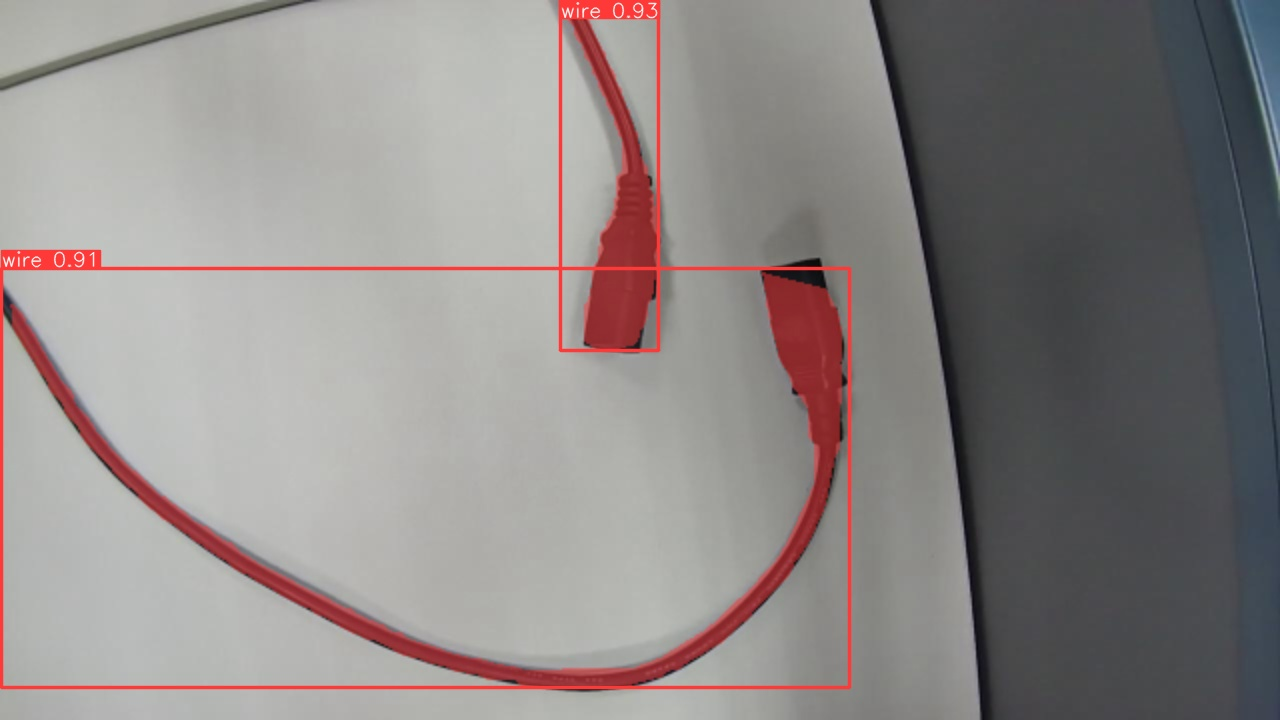
#> input picture Yolov7/cable_54.jpg, 1280 x 720 px
$ python random_flip.py --input ../Yolov7/cable_54.jpg
#> lines starting #> are read from the running program, lines starting #| are printed output that depends on the picture
import numpy as np
import cv2
import random
import os
from argparse import ArgumentParser

def get_parser():
    parser = ArgumentParser(description='my description')
    parser.add_argument('--input', type=str, default="", help='image or dir of images waiting for crop')
    # parser.add_argument('--dataset', type=str, default="./Image", help='where should we get the data')
    parser.add_argument('--output', type=str, default="", help='where should the output image or images be store')

    return parser

def random_key(len):
    key = ''
    for i in range(len):
        temp = str(random.randint(0,1))
        key += temp

    return key

def LoadImageFromDir(path):
    images = []
    filenames = []
    for filename in os.listdir(path):
        img = cv2.imread(os.path.join(path,filename))
        if img is not None:
            images.append(img)
            filenames.append(filename)
    return images,filenames

parser = get_parser()
args = parser.parse_args()
is_dir = os.path.isdir(args.input)
if is_dir:
    if not os.path.exists(args.output):
        os.makedirs(args.output)
    image_list, filenames = LoadImageFromDir(args.input)
    for i in range(len(image_list)):
        write_flag = 1
        img = image_list[i]
        h, w, chn = img.shape
        print(f'width, height = {w},{h}')
        key = random_key(2)
        if key == "00":
            flip_img = img
            write_flag = 0
        elif key == "01":
            flip_img = cv2.flip(img, 1)
        elif key == "10":
            flip_img = cv2.flip(img, 0)
        elif key == "11":
            flip_img = cv2.flip(img, -1)
        output_file = os.path.join(args.output, "flip_"+filenames[i].split("/")[-1])
        if write_flag:
            cv2.imwrite(output_file, flip_img)
else:
    if os.path.isfile(args.input):
        img = cv2.imread(args.input)
#> img is the input picture: shape (720, 1280, 3); mean B, G, R 135, 136.3, 142.5
        h, w, chn = img.shape
#> h = 720; w = 1280; chn = 3
        print(f'width, height = {w},{h}')
#| width, height = 1280,720
        key = random_key(2)
        if key == "00":
            flip_img = img
        elif key == "01":
            flip_img = cv2.flip(img, 1)
        elif key == "10":
            flip_img = cv2.flip(img, 0)
        elif key == "11":
            flip_img = cv2.flip(img, -1)
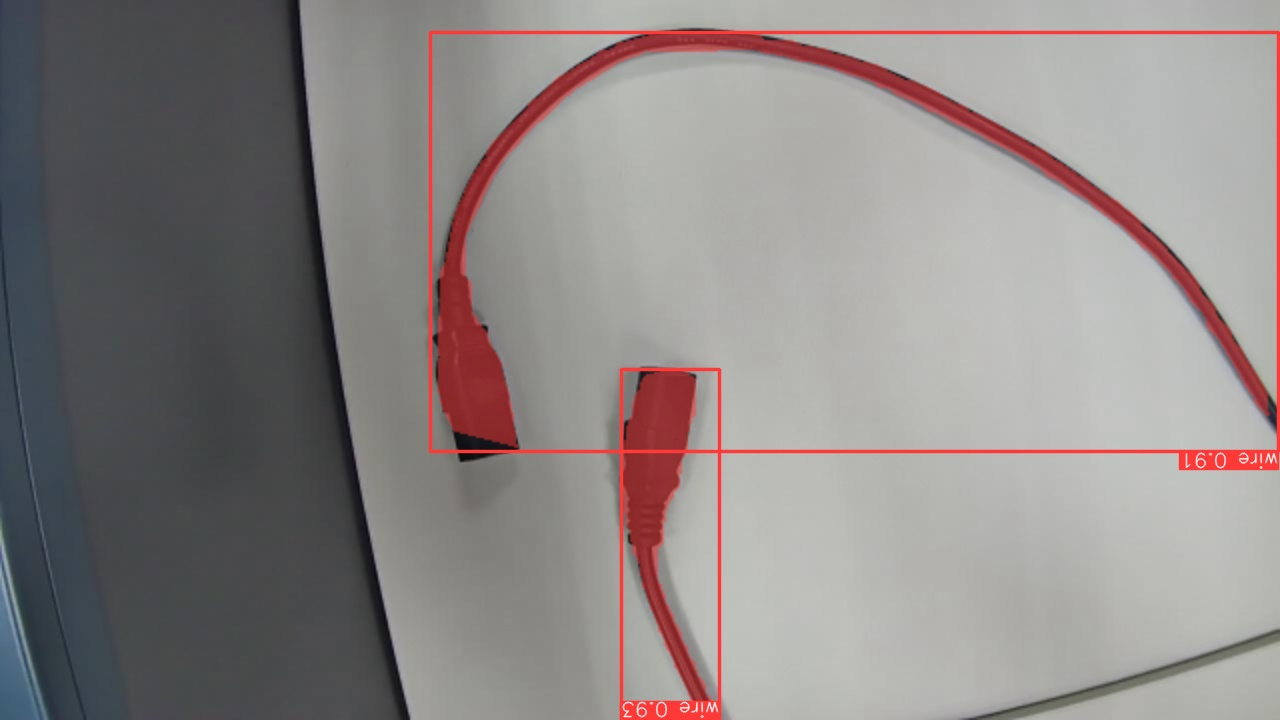
#> flip_img: shape (720, 1280, 3); mean B, G, R 135, 136.3, 142.5
        cv2.imwrite(args.output, flip_img)
    else:
        raise ValueError


$ run again, on Yolov7/cable_16.png
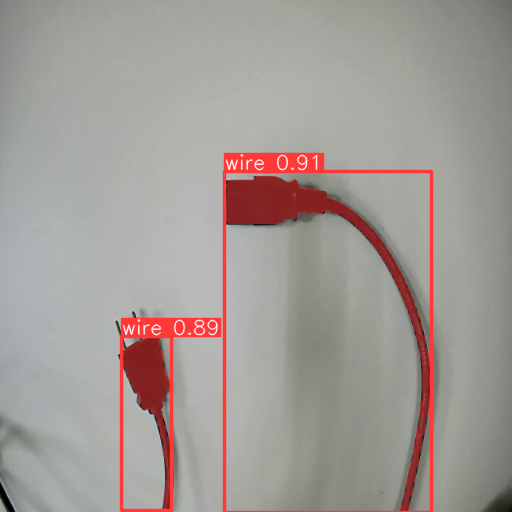
#> input picture Yolov7/cable_16.png, 512 x 512 px
#> img is the input picture: shape (512, 512, 3); mean B, G, R 150.7, 154.7, 162.8
#| width, height = 512,512
#> `flip_img = cv2.flip(img, -1)`:
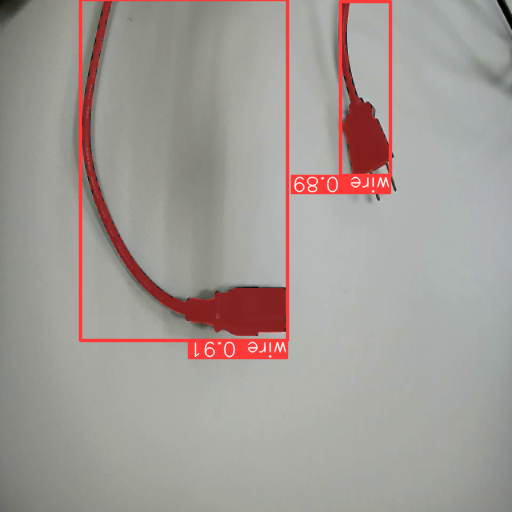
#> flip_img: shape (512, 512, 3); mean B, G, R 150.7, 154.7, 162.8
